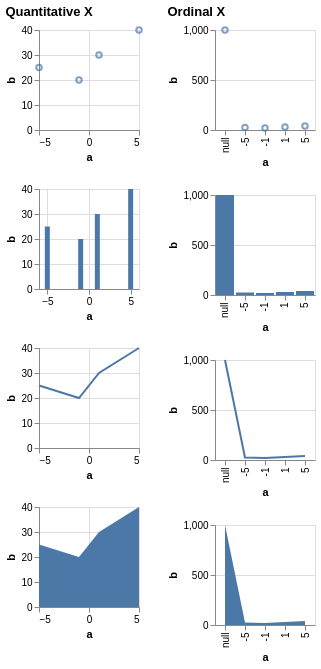

The specification (Vega-Lite) saved for this image:
### Vega-Lite specification from a JSON file in a GitHub repository (floating-point values rounded to 4 significant figures)
{"$schema": "https://vega.github.io/schema/vega-lite/v5.json", "description": "Testing invalid", "data": {"values": [{"a": null, "b": 1000}, {"a": -10, "b": null}, {"a": -5, "b": 25}, {"a": -1, "b": 20}, {"a": 0, "b": null}, {"a": 1, "b": 30}, {"a": 5, "b": 40}, {"a": 10, "b": null}]}, "config": {"mark": {"invalid": "filter"}}, "hconcat": [{"title": "Quantitative X", "vconcat": [{"width": 100, "height": 100, "mark": "point", "encoding": {"x": {"field": "a", "type": "quantitative"}, "y": {"field": "b", "type": "quantitative"}}}, {"width": 100, "height": 100, "mark": "bar", "encoding": {"x": {"field": "a", "type": "quantitative"}, "y": {"field": "b", "type": "quantitative"}}}, {"width": 100, "height": 100, "mark": "line", "encoding": {"x": {"field": "a", "type": "quantitative"}, "y": {"field": "b", "type": "quantitative"}}}, {"width": 100, "height": 100, "mark": "area", "encoding": {"x": {"field": "a", "type": "quantitative"}, "y": {"field": "b", "type": "quantitative"}}}]}, {"title": "Ordinal X", "vconcat": [{"width": 100, "height": 100, "mark": "point", "encoding": {"x": {"field": "a", "type": "ordinal"}, "y": {"field": "b", "type": "quantitative"}}}, {"width": 100, "height": 100, "mark": "bar", "encoding": {"x": {"field": "a", "type": "ordinal"}, "y": {"field": "b", "type": "quantitative"}}}, {"width": 100, "height": 100, "mark": "line", "encoding": {"x": {"field": "a", "type": "ordinal"}, "y": {"field": "b", "type": "quantitative"}}}, {"width": 100, "height": 100, "mark": "area", "encoding": {"x": {"field": "a", "type": "ordinal"}, "y": {"field": "b", "type": "quantitative"}}}]}]}
